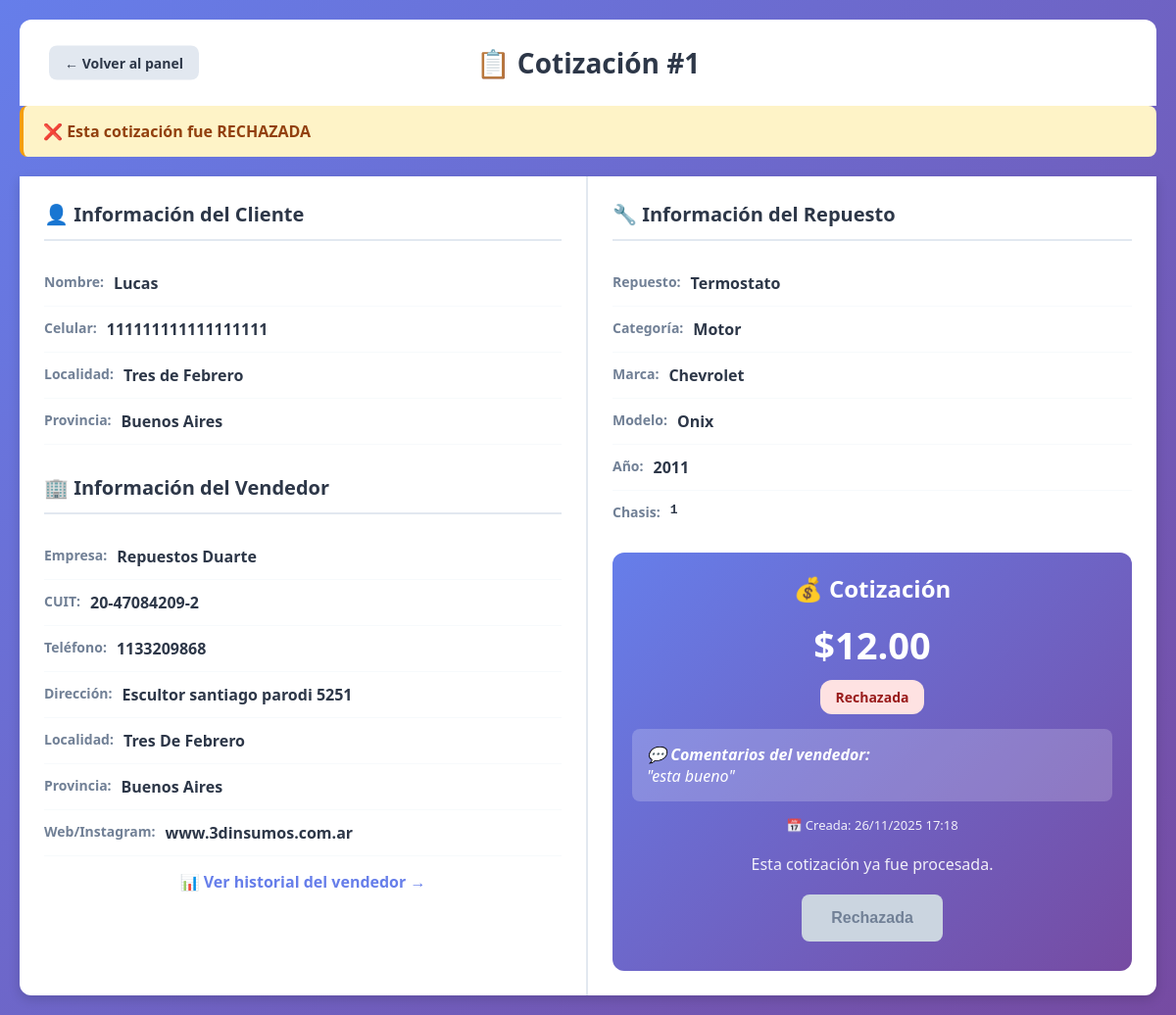
/vender/admin/cotizacion/1/ (signed in), run on the app's committed database.
### core/models.py (models this page shows, shortened)
class Cotizacion(models.Model):
    ESTADOS = [
        ("pendiente", "Pendiente de revisión"),
        ("enviada", "Enviada al cliente"),
        ("rechazada", "Rechazada"),
        ("cliente_interesado", "Cliente interesado"),
    ]
    solicitud = models.ForeignKey(
        SolicitudCompra,
        on_delete=models.CASCADE,
        related_name="cotizaciones"
    )
    vendedor = models.ForeignKey(
        VendedorEmpresa,
        on_delete=models.CASCADE,
        related_name="cotizaciones"
    )
    precio = models.DecimalField(max_digits=12, decimal_places=2, verbose_name="Precio")
    comentarios = models.TextField(blank=True, verbose_name="Comentarios")
    estado = models.CharField(
        max_length=20,
        choices=ESTADOS,
        default="pendiente",
        verbose_name="Estado"
    )
    fecha_creacion = models.DateTimeField(auto_now_add=True)
    fecha_envio = models.DateTimeField(null=True, blank=True)
    class Meta:
        verbose_name = "Cotización"
        verbose_name_plural = "Cotizaciones"
        unique_together = ['solicitud', 'vendedor']
        ordering = ['-fecha_creacion']

class SolicitudCompra(models.Model):
    URGENCIA_CHOICES = [
        ('baja', 'Baja - Puedo esperar'),
        ('media', 'Media - Lo necesito pronto'),
        ('alta', 'Alta - Urgente'),
        ('super_alta', 'Super Alta - Muy Urgente (en hora)'),
    ]
    CATEGORIA_CHOICES = [
        ('motor', 'Motor'),
        ('transmision', 'Transmisión'),
        ('suspension', 'Suspensión'),
        ('frenos', 'Frenos'),
        ('electrico', 'Sistema Eléctrico'),
        ('carroceria', 'Carrocería'),
        ('interior', 'Interior'),
        ('otros', 'Otros'),
    ]
    marca_auto = models.CharField(max_length=100, verbose_name="Marca del Auto")
    modelo_auto = models.CharField(max_length=100, verbose_name="Modelo del Auto", blank=True)
    año_auto = models.IntegerField(verbose_name="Año del Auto", null=True, blank=True)
    nro_chasis = models.CharField(max_length=100, verbose_name="VIN/Número de Chasis", blank=True, default='')
    categoria_repuesto = models.CharField(max_length=50, choices=CATEGORIA_CHOICES, verbose_name="Categoría del Repuesto")
    repuesto_especifico = models.CharField(max_length=200, verbose_name="Repuesto Específico")
    descripcion_adicional = models.TextField(verbose_name="Descripción Adicional", blank=True)
    urgencia = models.CharField(max_length=20, choices=URGENCIA_CHOICES, verbose_name="Nivel de Urgencia")
    nombre = models.CharField(max_length=200, verbose_name="Nombre")
    celular = models.CharField(max_length=20, verbose_name="Celular", default='')
    localidad = models.CharField(max_length=200, verbose_name="Localidad", blank=True, default='')
    zona = models.CharField(max_length=200, verbose_name="Zona/Provincia", blank=True, default='')
    fecha_solicitud = models.DateTimeField(auto_now_add=True)
    activa = models.BooleanField(default=True)
    class Meta:
        verbose_name = "Solicitud de Compra"
        verbose_name_plural = "Solicitudes de Compra"
        ordering = ['-fecha_solicitud']

class VendedorEmpresa(models.Model):
    user = models.OneToOneField(User, on_delete=models.CASCADE, related_name='vendedor_empresa')
    nombre_empresa = models.CharField(max_length=200, verbose_name="Nombre de la Empresa")
    cuit = models.CharField(max_length=13, verbose_name="CUIT", unique=True)
    telefono = models.CharField(max_length=20, verbose_name="Teléfono")
    direccion = models.CharField(max_length=300, verbose_name="Dirección")
    localidad = models.CharField(max_length=200, verbose_name="Localidad")
    provincia = models.CharField(max_length=200, verbose_name="Provincia")
    web_ig = models.CharField(max_length=200, verbose_name="Web/Instagram", blank=True)
    latitud = models.DecimalField(max_digits=10, decimal_places=7, verbose_name="Latitud", null=True, blank=True)
    longitud = models.DecimalField(max_digits=10, decimal_places=7, verbose_name="Longitud", null=True, blank=True)
    fecha_registro = models.DateTimeField(auto_now_add=True)
    activo = models.BooleanField(default=True)
    class Meta:
        verbose_name = "Vendedor Empresa"
        verbose_name_plural = "Vendedores Empresas"

### quiero_vender/views.py (the view, shortened to what this page needs)
# urls.py: path('admin/cotizacion/<int:cotizacion_id>/', views.detalle_cotizacion, name='detalle_cotizacion'),
@staff_member_required
def detalle_cotizacion(request, cotizacion_id):
    cotizacion = get_object_or_404(
        Cotizacion.objects.select_related('solicitud', 'vendedor', 'vendedor__user'),
        id=cotizacion_id
    )
    context = {
        'cotizacion': cotizacion,
        'solicitud': cotizacion.solicitud,
        'vendedor': cotizacion.vendedor,
    }
    return render(request, 'detalle_cotizacion.html', context)

### quiero_vender/templates/detalle_cotizacion.html (shortened to what this page needs)
{% load static %}
<!DOCTYPE html>
<html lang="es">
<head>
</head>
<body>
    <div class="container">
        <div class="header">
            <a href="{% url 'admin_cotizaciones' %}" class="btn-back">← Volver al panel</a>
            <h1>📋 Cotización #{{ cotizacion.id }}</h1>
        </div>
        {% if cotizacion.estado != 'pendiente' %}
        <div class="alert {% if cotizacion.estado == 'enviada' %}alert-info{% else %}alert-warning{% endif %}">
            {% if cotizacion.estado == 'enviada' %}
                ✅ Esta cotización ya fue <strong>APROBADA Y ENVIADA</strong> al cliente el {{ cotizacion.fecha_envio|date:"d/m/Y H:i" }}
            {% elif cotizacion.estado == 'rechazada' %}
                ❌ Esta cotización fue <strong>RECHAZADA</strong>
            {% elif cotizacion.estado == 'cliente_interesado' %}
                💙 ¡El cliente mostró <strong>INTERÉS</strong> en esta cotización!
            {% endif %}
        </div>
        {% endif %}
        <div class="main-content">
            <div class="details-grid">
                <div class="column-left">
                    <div class="info-card-client">
                        <h2>👤 Información del Cliente</h2>
                        <div class="info-row">
                            <span class="info-label">Nombre:</span>
                            <span class="info-value">{{ solicitud.nombre }}</span>
                        </div>
                        <div class="info-row">
                            <span class="info-label">Celular:</span>
                            <span class="info-value">{{ solicitud.celular }}</span>
                        </div>
                        <div class="info-row">
                            <span class="info-label">Localidad:</span>
                            <span class="info-value">{{ solicitud.localidad }}</span>
                        </div>
                        <div class="info-row">
                            <span class="info-label">Provincia:</span>
                            <span class="info-value">{{ solicitud.zona }}</span>
                        </div>
                        <h2 style="margin-top: 30px;">🏢 Información del Vendedor</h2>
                        <div class="info-row">
                            <span class="info-label">Empresa:</span>
                            <span class="info-value">{{ vendedor.nombre_empresa }}</span>
                        </div>
                        <div class="info-row">
                            <span class="info-label">CUIT:</span>
                            <span class="info-value">{{ vendedor.cuit }}</span>
                        </div>
                        <div class="info-row">
                            <span class="info-label">Teléfono:</span>
                            <span class="info-value">{{ vendedor.telefono }}</span>
                        </div>
                        <div class="info-row">
                            <span class="info-label">Dirección:</span>
                            <span class="info-value">{{ vendedor.direccion }}</span>
                        </div>
                        <div class="info-row">
                            <span class="info-label">Localidad:</span>
                            <span class="info-value">{{ vendedor.localidad }}</span>
                        </div>
                        <div class="info-row">
                            <span class="info-label">Provincia:</span>
                            <span class="info-value">{{ vendedor.provincia }}</span>
                        </div>
                        {% if vendedor.web_ig %}
                        <div class="info-row">
                            <span class="info-label">Web/Instagram:</span>
                            <span class="info-value">{{ vendedor.web_ig }}</span>
                        </div>
                        {% endif %}
                        <div style="margin-top: 15px; text-align: center;">
                            <a href="{% url 'perfil_vendedor_admin' vendedor.id %}"
                               style="color: #667eea; text-decoration: none; font-weight: 600;">
                                📊 Ver historial del vendedor →
                            </a>
                        </div>
                    </div>
                </div>
                <div class="column-right">
                    <div class="repuesto-section">
                        <h2>🔧 Información del Repuesto</h2>
                        <div class="info-row">
                            <span class="info-label">Repuesto:</span>
                            <span class="info-value">{{ solicitud.repuesto_especifico }}</span>
                        </div>
                        <div class="info-row">
                            <span class="info-label">Categoría:</span>
                            <span class="info-value">{{ solicitud.get_categoria_repuesto_display }}</span>
                        </div>
                        <div class="info-row">
                            <span class="info-label">Marca:</span>
                            <span class="info-value">{{ solicitud.marca_auto }}</span>
                        </div>
                        <div class="info-row">
                            <span class="info-label">Modelo:</span>
                            <span class="info-value">{{ solicitud.modelo_auto|default:"-" }}</span>
                        </div>
                        <div class="info-row">
                            <span class="info-label">Año:</span>
                            <span class="info-value">{{ solicitud.año_auto|default:"-" }}</span>
                        </div>
                        <div class="info-row">
                            <span class="info-label">Chasis:</span>
                            <span class="info-value" style="font-family: monospace;">{{ solicitud.nro_chasis|default:"-" }}</span>
                        </div>
                    </div>
                    <div class="cotizacion-card">
                        <h2>💰 Cotización</h2>
                        <div class="precio-grande">${{ cotizacion.precio }}</div>
                        <div style="text-align: center; margin: 10px 0;">
                            <span class="badge badge-{{ cotizacion.estado }}">
                                {{ cotizacion.get_estado_display }}
                            </span>
                        </div>
                        {% if cotizacion.comentarios %}
                        <div class="comentarios-box">
                            <strong>💬 Comentarios del vendedor:</strong><br>
                            "{{ cotizacion.comentarios }}"
                        </div>
                        {% endif %}
                        <div style="text-align:center; font-size: 13px; opacity: 0.9; margin-top: 15px;">
                            <div>📅 Creada: {{ cotizacion.fecha_creacion|date:"d/m/Y H:i" }}</div>
                        </div>
                        {% if cotizacion.estado == 'pendiente' %}
                        <div class="actions-card">
                            <form method="POST" style="display: inline;">
                                {% csrf_token %}
                                <input type="hidden" name="accion" value="aprobar">
                                <button type="submit" class="btn-action btn-aprobar">
                                    ✅ Aprobar y Enviar al Cliente
                                </button>
                            </form>
                            <form method="POST" style="display: inline;">
                                {% csrf_token %}
                                <input type="hidden" name="accion" value="rechazar">
                                <button type="submit" class="btn-action btn-rechazar"
                                        onclick="return confirm('¿Estás seguro de rechazar esta cotización?')">
                                    ❌ Rechazar Cotización
                                </button>
                            </form>
                        </div>
                        {% else %}
                        <div class="actions-card" style="margin-top: 20px;">
                            <p style="color: rgba(255,255,255,0.9); margin-bottom: 10px;">
                                Esta cotización ya fue procesada.
                            </p>
                            <button class="btn-action btn-disabled" disabled>
                                {{ cotizacion.get_estado_display }}
                            </button>
                        </div>
                        {% endif %}
                    </div>
                </div>
            </div>
        </div>
    </div>
</body>
</html>

### quiero_vender/templates/detalle_cotizacion.html (style rules this page uses)
* { margin: 0; padding: 0; box-sizing: border-box; }
body { font-family: 'Segoe UI', Tahoma, Geneva, Verdana, sans-serif; background: linear-gradient(135deg, #667eea 0%, #764ba2 100%); min-height: 100vh; padding: 20px; }
.container { max-width: 1200px; margin: 0 auto; }
.header { padding: 25px 30px; border-radius: 12px 12px 0 0; background-color: white; position: relative; }
.header h1 { font-size: 28px; color: #2d3748; text-align: center; margin: 0; }
.btn-back { position: absolute; left: 30px; top: 50%; transform: translateY(-50%); padding: 8px 16px; background: #e2e8f0; color: #2d3748; text-decoration: none; border-radius: 8px; font-weight: 600; transition: all 0.3s; font-size: 14px; }
.main-content { background: white; border-radius: 0 0 12px 12px; overflow: hidden; box-shadow: 0 4px 12px rgba(0,0,0,0.15); }
.details-grid { display: grid; grid-template-columns: 1fr 1fr; min-height: 500px; }
.column-left { padding: 25px; border-right: 2px solid #e2e8f0; }
.column-right { padding: 25px; }
.info-row { display: flex; gap: 10px; padding: 12px 0; border-bottom: 1px solid #f7fafc; }
.info-row:last-child { border-bottom: none; }
.info-label { font-weight: 600; color: #718096; font-size: 14px; white-space: nowrap; }
.info-value { color: #2d3748; font-weight: 600; }
.info-card-client { margin-bottom: 0; }
.info-card-client h2 { font-size: 20px; color: #2d3748; margin-bottom: 20px; padding-bottom: 12px; border-bottom: 2px solid #e2e8f0; display: flex; align-items: center; gap: 10px; }
.repuesto-section { margin-bottom: 20px; }
.repuesto-section h2 { font-size: 20px; color: #2d3748; margin-bottom: 20px; padding-bottom: 12px; border-bottom: 2px solid #e2e8f0; display: flex; align-items: center; gap: 10px; }
.cotizacion-card { background: linear-gradient(135deg, #667eea 0%, #764ba2 100%); color: white; border-radius: 12px; padding: 20px; }
.cotizacion-card h2 { color: white; border-bottom-color: rgba(255,255,255,0.3); text-align: center; display: flex; align-items: center; justify-content: center; gap: 10px; font-size: 24px; margin-bottom: 15px; }
.precio-grande { font-size: 38px; font-weight: 700; text-align: center; margin: 10px 0; }
.comentarios-box { background: rgba(255,255,255,0.2); padding: 15px; border-radius: 8px; margin-top: 15px; font-style: italic; }
.badge { padding: 8px 16px; border-radius: 12px; font-size: 14px; font-weight: 600; display: inline-block; }
.badge-rechazada { background: #fee2e2; color: #991b1b; }
.actions-card { border-radius: 12px; text-align: center; }
.btn-action { padding: 15px 30px; border: none; border-radius: 8px; cursor: pointer; font-weight: 700; font-size: 16px; transition: all 0.3s; margin: 10px; display: inline-block; text-decoration: none; }
.btn-disabled { background: #cbd5e0; color: #718096; cursor: not-allowed; }
.alert { padding: 15px 20px; border-radius: 8px; margin-bottom: 20px; font-weight: 600; }
.alert-warning { background: #fef3c7; color: #92400e; border-left: 4px solid #f59e0b; }

### data on the page
Cotizacion: id "1", precio "12.00", estado "Rechazada", comentarios "esta bueno", fecha_creacion "26/11/2025 17:18"
SolicitudCompra: nombre "Lucas", celular "111111111111111111", localidad "Tres de Febrero", zona "Buenos Aires", repuesto_especifico "Termostato", categoria_repuesto "Motor", marca_auto "Chevrolet", modelo_auto "Onix", año_auto "2011", nro_chasis "1"
VendedorEmpresa: nombre_empresa "Repuestos Duarte", cuit "20-47084209-2", telefono "1133209868", direccion "Escultor santiago parodi 5251", localidad "Tres De Febrero", provincia "Buenos Aires", web_ig "www.3dinsumos.com.ar"
